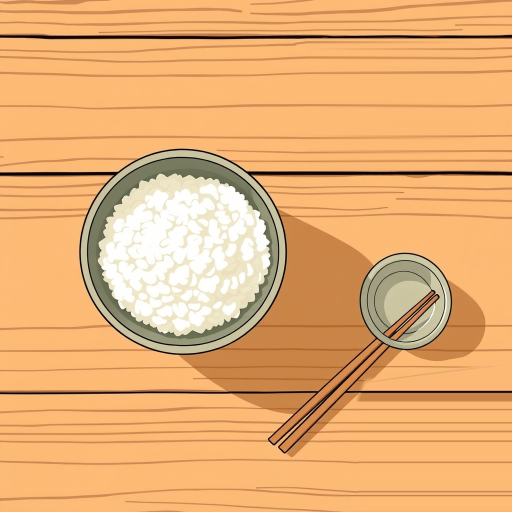
#> input picture scratch/production-smoke/video001/assets/shot-08-vb2.jpg, 1024 x 1024 px, found by its file name (shown at 1/2 size)
$ python test_cleanup.py
#> lines starting #> are read from the running program, lines starting #| are printed output that depends on the picture; after the words box and inside, x2 and y2 are one past the last pixel; in counts of white or black regions, pixels touching at a corner belong together
from PIL import Image
import numpy as np

# Load image
img = Image.open("scratch/production-smoke/video001/assets/shot-08-vb2.jpg")
#> img is the input picture: PIL image 1024x1024 RGB; mean R, G, B 231.1, 175, 116.9
arr = np.array(img).copy()

# Step 1: Upper bowl cleanup (already proven perfect)
x_start = 615
x_end = 945
y_start = 76
y_end = 343

left_col = arr[y_start:y_end, x_start, :].astype(float)
#> left_col = 267 rows, first 8: [95, 65, 39], [231, 189, 149], [237, 187, 128], [247, 190, 121], [251, 191, 121], [251, 188, 119], [229, 163, 102], [203, 137, 77]
right_col = arr[y_start:y_end, x_end, :].astype(float)
#> right_col = 267 rows, first 8: [142, 102, 67], [186, 136, 87], [247, 188, 128], [251, 188, 121], [252, 187, 119], [253, 186, 116], [253, 186, 116], [254, 187, 117]
width = x_end - x_start
t = np.linspace(0.0, 1.0, width).reshape(1, width, 1)
arr[y_start:y_end, x_start:x_end, :] = np.clip(
    (1.0 - t) * left_col[:, np.newaxis, :] + t * right_col[:, np.newaxis, :],
    0, 255
).astype(np.uint8)
#> arr: shape (1024, 1024, 3); 6.63% of pixels changed, all inside (x1, y1, x2, y2) = (616, 76, 945, 343)

# Step 2: Paper cleanup (lower-right corner)
# Let's find the paper boundary for each row y from 710 to 1024
# At each row y, paper starts at paper_x_start(y).
# Everything from paper_x_start(y) to 1024 should be replaced by extending the clean wood.

# Let's determine paper_x_start for each row y
for y in range(712, 1024):
    # Search from right to left in row y to find the leftmost paper pixel / border
    # Paper has white pixels (R>220, G>220, B>220) or border pixels
    # In x from 700 to 1024
    row = arr[y, 700:1024, :]
    # A pixel is paper if it's white or if it's inside the paper region
    # Look at brightness
    is_white = (row[:, 0] > 220) & (row[:, 1] > 220) & (row[:, 2] > 220)
    if np.any(is_white):
        first_white = np.where(is_white)[0][0] + 700
        # Check border 12px before first_white
        search_start = max(700, first_white - 12)
        border_cand = np.where(np.mean(arr[y, search_start:first_white, :], axis=1) < 80)[0]
        if len(border_cand) > 0:
            paper_x = search_start + np.min(border_cand)
        else:
            paper_x = first_white
    else:
        # Check if the paper black border is here
        dark_pixels = np.where(np.mean(row, axis=1) < 80)[0]
        if len(dark_pixels) > 0:
            paper_x = 700 + np.min(dark_pixels)
        else:
            continue

    # Safety: ensure paper_x is well to the right of the chopstick
    # For this row y, clean wood source should be around paper_x - 3
    # Clean wood source x:
    src_x = paper_x - 3
    # Target to fill: from paper_x to 1024
    # But wait! For y = 781..786, this is Divider Line 3!
    # For Divider Line 3, we want the line profile from x=690
    if 781 <= y <= 786:
        # Sample line from x=690
        arr[y, paper_x:1024, :] = arr[y, 690, :]
    else:
        # Base wood / grain line: extend from src_x
        # To avoid single-pixel noise, average src_x-3 to src_x
        src_val = np.mean(arr[y, max(670, src_x-3):src_x, :], axis=0)
        arr[y, paper_x:1024, :] = src_val.astype(np.uint8)
#> this loop made 312 passes
#> (dark_pixels, paper_x, src_x, src_val) on passes 1 to 8: ([12, 13, 14, 15, 36, 37, 38, 39, 40, 57, 58, 59, 60], 712, 709, [198.7, 133.7, 70.33]), ([11, 12, 13, 14, 35, 36, 37, 38, 39, 57, 58, 59], 711, 708, [199.7, 132.3, 70.67]), ([10, 11, 12, 13, 34, 35, 36, 37, 38, 56, 57, 58], 710, 707, [198.3, 130.3, 70]), ([9, 10, 11, 12, 33, 34, 35, 36, 37, 55, 56, 57], 709, 706, [198.3, 131.7, 74]), ([8, 9, 10, 11, 32, 33, 34, 35, 36, 54, 55, 56], 708, 705, [198, 130.7, 74.33]), ([7, 8, 9, 10, 31, 32, 33, 34, 35, 53, 54, 55], 707, 704, [200.3, 131.3, 73.67]), ([6, 7, 8, 30, 31, 32, 33, 34, 52, 53, 54], 706, 703, [201, 130.7, 72.67]), ([5, 6, 7, 29, 30, 31, 32, 33, 51, 52, 53, 54], 705, 702, [199.3, 132.7, 75.67])
#> (dark_pixels, paper_x, src_val) on passes 61 to 64: ([0, 1, 2, 3], 700, [207.7, 137.3, 71.67]), ([0, 1], 700, [203.7, 136.7, 75.33]), ([0], 700, [199.7, 139.3, 87.33]), ([0], 700, [175.3, 122, 81.33])
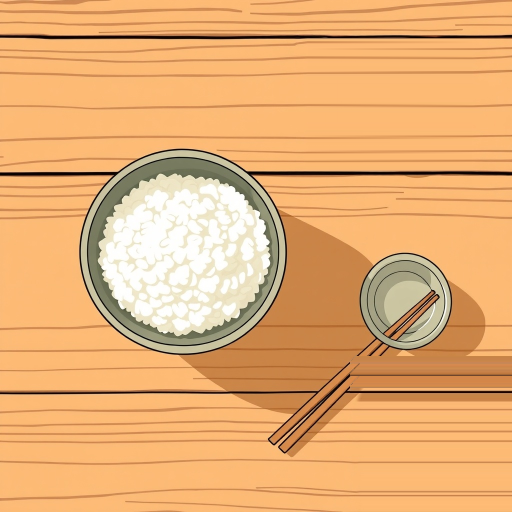
#> arr: shape (1024, 1024, 3) (shown at 1/2 size); mean R, G, B 230.4, 174.2, 116.3

# Let's inspect the cleaned paper region
res = Image.fromarray(arr)
crop_paper = res.crop((650, 680, 1024, 1024))
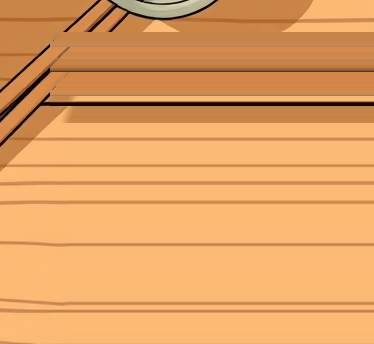
#> crop_paper: PIL image 374x344 RGB; mean R, G, B 227.7, 162.2, 99.2
crop_paper.save("scratch/test_cleanup_paper.jpg")

# Also save the full cleaned image
res.save("scratch/test_full_cleaned.jpg")
print("Saved test_cleanup_paper.jpg and test_full_cleaned.jpg")

$ run again, with scratch/production-smoke/video001/assets/shot-09-vb2.jpg copied over scratch/production-smoke/video001/assets/shot-08-vb2.jpg
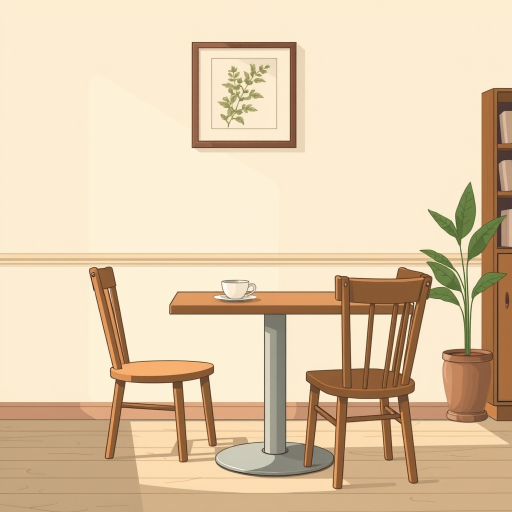
#> input picture scratch/production-smoke/video001/assets/shot-09-vb2.jpg, 1024 x 1024 px, found by its file name (shown at 1/2 size)
#> img is the input picture: PIL image 1024x1024 RGB; mean R, G, B 226, 203.2, 172.5
#> left_col = 267 rows, first 8: [253, 237, 211], [253, 237, 211], [253, 237, 211], [253, 237, 211], [253, 238, 209], [253, 238, 209], [253, 237, 211], [253, 237, 211]
#> right_col = 267 rows, first 8: [253, 237, 211], [252, 236, 210], [253, 237, 211], [252, 236, 210], [252, 236, 210], [253, 237, 211], [252, 236, 210], [252, 236, 210]
#> the loop `for y in range(712, 1024):` made 312 passes
#> (first_white, search_start, border_cand, paper_x, src_x, src_val) on passes 21 to 22: (802, 790, [0, 1, 9, 10], 790, 787, [146.7, 105.7, 70.33]), (802, 790, [0, 1, 9], 790, 787, [145, 102.7, 67.67])
#> after the loop `for y in range(712, 1024):`:
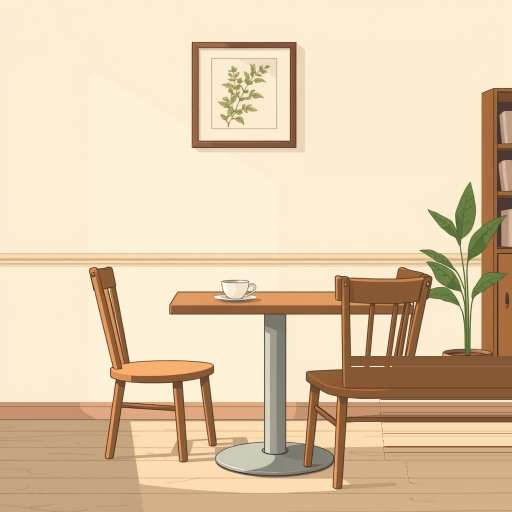
#> arr: shape (1024, 1024, 3) (shown at 1/2 size); mean R, G, B 225.1, 202.4, 171.6
#> `crop_paper = res.crop((650, 680, 1024, 1024))`:
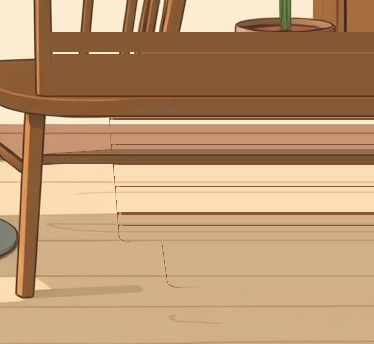
#> crop_paper: PIL image 374x344 RGB; mean R, G, B 187.9, 150.8, 113.2
